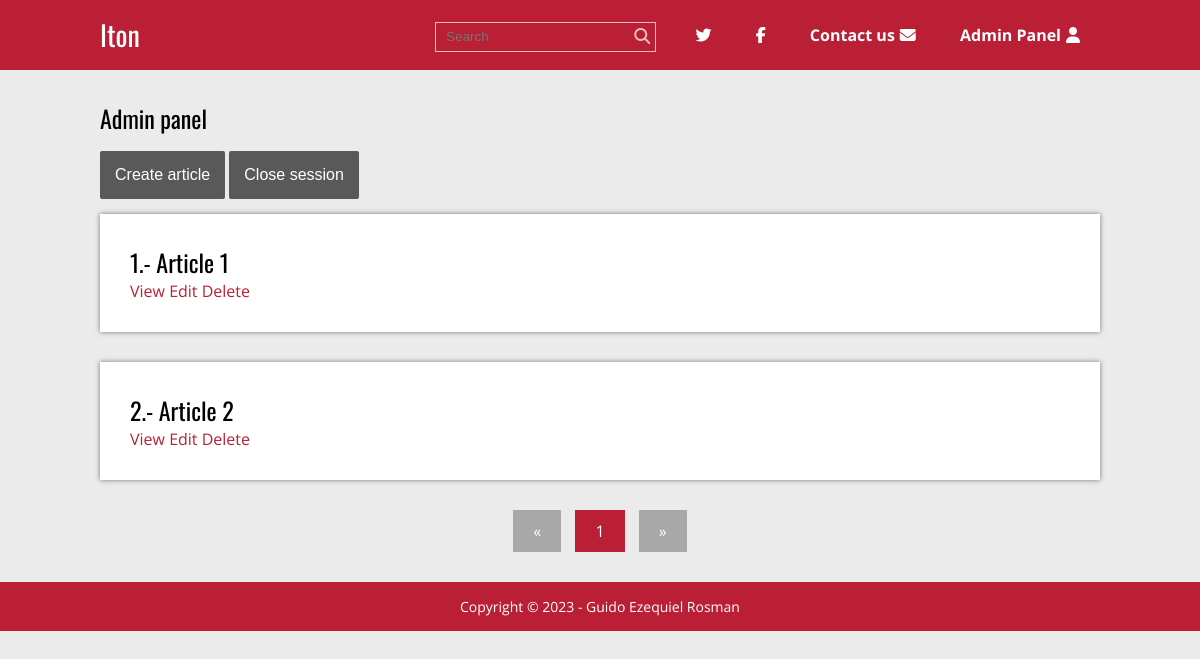
Page /admin/ (signed in) on the committed database.
### tables this page shows
CREATE TABLE `articles` (
  `id` int(11) NOT NULL,
  `title` varchar(200) NOT NULL,
  `extract` varchar(200) NOT NULL,
  `date` timestamp NOT NULL DEFAULT current_timestamp(),
  `text` text NOT NULL,
  `image` varchar(50) NOT NULL
);

### admin/index.php (called while the page is built, shortened)
<?php session_start();
require '../db.php';
$stmt = $conn->prepare("SELECT * FROM articles");
$stmt->execute();
$articles = $stmt->fetchAll();
require '../views/admin_index.view.php';
?>

### views/admin_index.view.php (the view)
<?php require '../views/header.php'; ?>
<div class="container">
	<h2>Admin panel</h2>
	<a href="create.php" class="btn">Create article</a>
	<a href="close.php" class="btn">Close session</a>
	<?php foreach($articles as $article): ?>
	<section class="post">
		<article>
			<h2 class="titulo"><?php echo $article['id'] . '.- ' . $article['title']; ?></h2>
            <a href="../single.php?id=<?php echo $article['id']; ?>">View</a>
            <a href="edit.php?id=<?php echo $article['id']; ?>">Edit</a>
			<a href="delete.php?id=<?php echo $article['id']; ?>">Delete</a>
		</article>
	</section>
	<?php endforeach; ?>
</div>
<?php require '../pagination.php'; ?>
<?php require '../views/footer.php'; ?>

### css/styles.css (style rules this page uses)
* { margin: 0; padding: 0; -webkit-box-sizing: border-box; -moz-box-sizing: border-box; box-sizing: border-box; }
body { font-size: 16px; font-family: 'Open Sans', sans-serif; background: #ebebeb; }
h1, h2, h3, h4, h5, h6 { font-family: "Oswald", Arial, Sans-serif; font-weight: normal; }
a { text-decoration: none; color:#BB1F35; }
.container { max-width: 1000px; width: 90%; margin: auto; }
.post { width: 100%; background: #fff; box-shadow: 0px 0px 5px rgba(0,0,0, .5); margin-bottom: 30px; padding: 30px; }
.btn { padding: 15px; display: inline-block; margin: 15px 0; background: #595959; color:#fff; font-size: 1em; font-family: Arial, sans-serif, helvetica; border-radius: 2px; border:none; }

### rows in the picture
articles: id "1", title "Article 1"
articles: id "2", title "Article 2"
